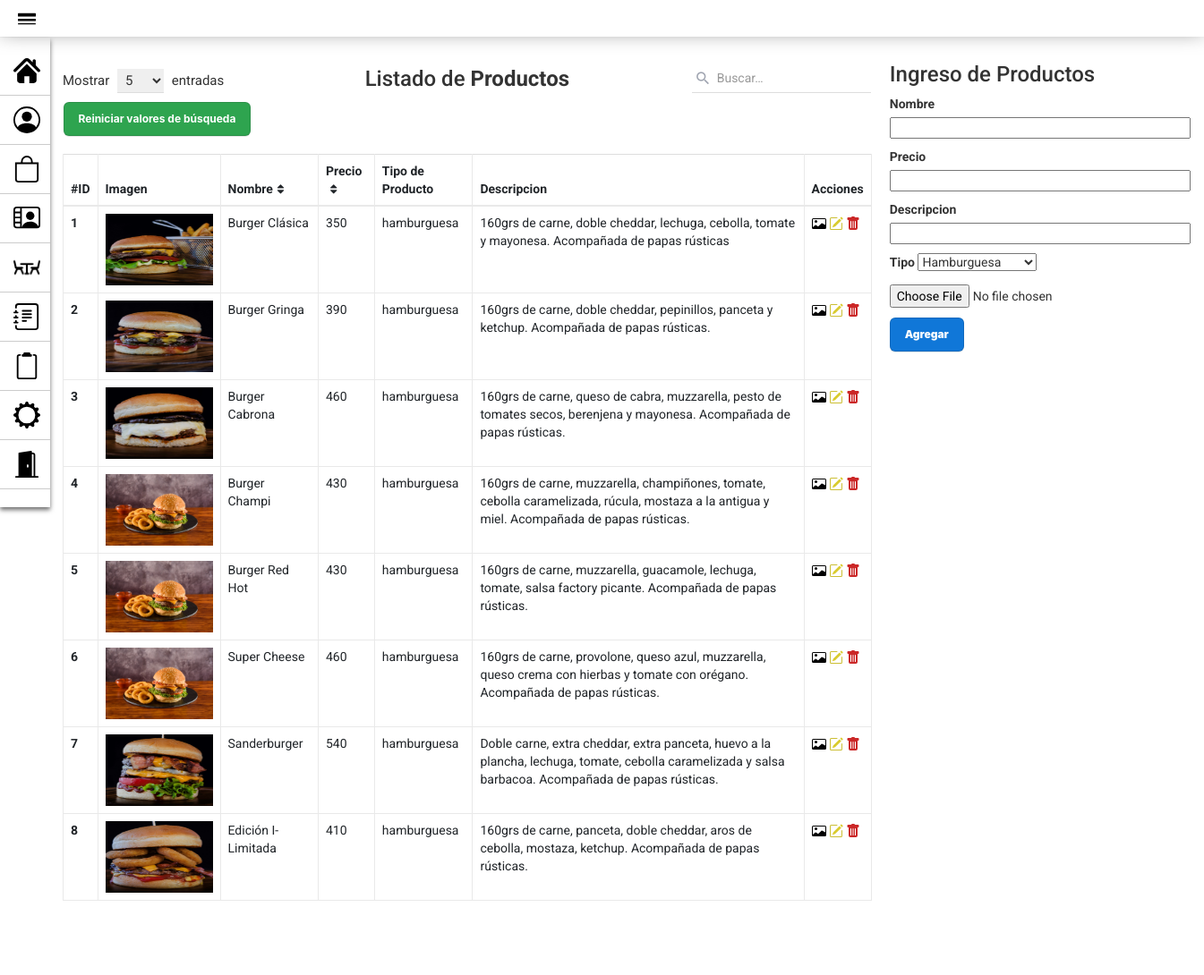
The app's page /PAGINA_GestionProductos.php with its own data.
### tables this page shows
CREATE TABLE `producto` (
  `id_producto` int(10) PRIMARY KEY NOT NULL AUTO_INCREMENT COMMENT 'ID del Producto',
  `nombre` varchar(30) NOT NULL COMMENT 'Nombre del Producto',
  `precio` int(20) NOT NULL COMMENT 'Precio del Producto',
  `tipo` varchar(15) NOT NULL COMMENT 'Tipo de producto (Hamburguesa, Bebida, Acompañamiento).',
  `descripcion` varchar(180) NULL COMMENT 'Descripcion del Producto'
);

### modelo/conexion.php (called while the page is built)
<?php
class Conectar{
    public static function conexion (){
        try{
            $host ="localhost";
            $user ="root";
            $pass="";
            $bd="proyecto_grupo2";
            $con = mysqli_connect($host,$user,$pass);
            mysqli_select_db($con,$bd);
            return $con;
        }catch(Exception $e){
    die('Error'.$e->getMessage());
    echo "La linea de error " . $e->getLine();
        }
    }
    }
?>

### modelo/Producto.php (called while the page is built, shortened)
<?php
class Producto
{
    private $con;
    private $producto;
    public function __construct()
    {
        require_once("conexion.php");
        $this->con = Conectar::conexion();
        $this->producto = array();
    }
    public function listar_productos()
    {
        $sql = "SELECT * FROM producto ORDER BY id_producto";
        $query = mysqli_query($this->con, $sql);
        while ($filas = mysqli_fetch_array($query)) {
            $this->producto[] = $filas;
        }
        return $this->producto;
    }
}
?>

### vista/Productos_VISTA.php (the view, shortened to what this page needs)
<!DOCTYPE html>
<html lang="en">
<head>
    <link rel="stylesheet" href="assets/styles2.css">
</head>
<body>
    <div class="container">
        <div class="table-responsive">
            <div class="table-wrapper">
                <div class="table-title">
                    <div class="row">
                        <div class="col-xs-4">
                            <div class="show-entries">
                                <span>Mostrar</span>
                                <select>
                                    <option>5</option>
                                </select>
                                <span>entradas</span>
                            </div>
                        </div>
                        <div class="col-xs-4">
                            <h2 class="text-center">Listado de <b>Productos</b></h2>
                        </div>
                        <?php require_once("vista/BUSCAR_Producto_VISTA.php"); ?>
                        <table class="table table-bordered">
                            <thead>
                                <tr>
                                    <th>#ID</th>
                                    <th>Imagen</th>
                                    <th>Nombre<i class="fa fa-sort"></i></th>
                                    <th>Precio<i class="fa fa-sort"></i></th>
                                    <th>Tipo de Producto</th>
                                    <th>Descripcion</th>
                                    <th>Acciones</th>
                                </tr>
                            </thead>
                            <tbody>
                                <?php foreach ($matrizProducto as $producto) : ?>
                                    <tr>
                                        <th scope="row"><?php echo $producto['id_producto'] ?></th>
                                        <?php $dir_imagen = "assets/Productos/id" . $producto['id_producto'] . ".png"; ?>
                                        <th><img src="<?php echo $dir_imagen; ?>" alt="Imagen" width="120" height="80"></th>
                                        <td><?php echo $producto['nombre'] ?></td>
                                        <td><?php echo $producto['precio'] ?></td>
                                        <td><?php echo $producto['tipo'] ?></td>
                                        <td><?php echo $producto['descripcion'] ?></td>
                                        <td>
                                            <a href="PAGINA_ModificarImagenProducto.php?id=<?php echo $producto['id_producto'] ?>" title="Editar Imagen" data-toggle="tooltip"><img src="assets/iconos/icono-imagen.svg"></a>
                                            <a href="PAGINA_ModificarProducto.php?id=<?php echo $producto['id_producto'] ?>" title="Editar Informacion"><img src="assets/iconos/icono-editar-2.svg"></a>
                                            <a href="controlador/eliminar_Producto_controlador.php?id=<?php echo $producto['id_producto'] ?>" title="Eliminar" onclick="javascript:return asegurar();"><img src="assets/iconos/icono-papelera.svg"></a>
                                        </td>
                                    </tr>
                                <?php endforeach; ?>
                            </tbody>
                        </table>
                        <div class="clearfix">
                            <div class="hint-text">Mostrando <b>5</b> de <b>25</b> entradas</div>
                            <ul class="pagination">
                                <li class="page-item disabled"><a href="#">Anterior</a></li>
                                <li class="page-item active"><a href="#" class="page-link">1</a></li>
                                <li class="page-item"><a href="#" class="page-link">2</a></li>
                                <li class="page-item"><a href="#" class="page-link">3</a></li>
                                <li class="page-item"><a href="#" class="page-link">4</a></li>
                                <li class="page-item"><a href="#" class="page-link">5</a></li>
                                <li class="page-item"><a href="#" class="page-link">Siguiente</a></li>
                            </ul>
                        </div>
                    </div>
                </div>
</body>
</html>

### assets/styles2.css (style rules this page uses)
body { font-family: 'Roboto', sans-serif; background-repeat: no-repeat; background-size: cover; }
.table-responsive { margin: 50px 0; margin-left: 20px; }
.table-wrapper { min-width: 35em; background: #fff; padding: 20px; box-shadow: 0 1px 1px rgba(0, 0, 0, .05); }
.table-title { font-size: 15px; padding-bottom: 10px; margin: 0 0 10px; min-height: 45px; }
.table-title h2 { margin: 5px 0 0; font-size: 24px; }
.table-title select { border-color: #ddd; border-width: 0 0 1px 0; padding: 3px 10px 3px 5px; margin: 0 5px; }
.table-title .show-entries { margin-top: 7px; }
table.table tr th, table.table tr td { border-color: #e9e9e9; }
table.table th i { font-size: 13px; margin: 0 5px; cursor: pointer; }
table.table td:last-child { width: fit-content; }
table.table td a { color: #a0a5b1; }
.pagination { float: right; margin: 0 0 5px; }
.pagination li a { border: none; font-size: 13px; min-width: 30px; min-height: 30px; padding: 0 10px; color: #999; margin: 0 2px; line-height: 30px; border-radius: 30px !important; text-align: center; }
.pagination li.active a { background: #03A9F4; }
.hint-text { float: left; margin-top: 10px; font-size: 13px; }

### assets/styles_navbar.css (style rules this page uses)
* { margin: 0px; padding: 0px; }

### records on screen
producto: id_producto "1", shows a picture, nombre "Burger Clásica", precio "350", tipo "hamburguesa", descripcion "160grs de carne, doble cheddar, lechuga, cebolla, tomate y mayonesa. Acompañada de papas rústicas"
producto: id_producto "2", shows a picture, nombre "Burger Gringa", precio "390", tipo "hamburguesa", descripcion "160grs de carne, doble cheddar, pepinillos, panceta y ketchup. Acompañada de papas rústicas."
producto: id_producto "3", shows a picture, nombre "Burger Cabrona", precio "460", tipo "hamburguesa", descripcion "160grs de carne, queso de cabra, muzzarella, pesto de tomates secos, berenjena y mayonesa. Acompañada de papas rústicas."
producto: id_producto "4", nombre "Burger Champi", precio "430", tipo "hamburguesa", descripcion "160grs de carne, muzzarella, champiñones, tomate, cebolla caramelizada, rúcula, mostaza a la antigua y miel. Acompañada de papas rústicas."
producto: id_producto "5", nombre "Burger Red Hot", precio "430", tipo "hamburguesa", descripcion "160grs de carne, muzzarella, guacamole, lechuga, tomate, salsa factory picante. Acompañada de papas rústicas."
producto: id_producto "6", nombre "Super Cheese", precio "460", tipo "hamburguesa", descripcion "160grs de carne, provolone, queso azul, muzzarella, queso crema con hierbas y tomate con orégano. Acompañada de papas rústicas."
producto: id_producto "7", shows a picture, nombre "Sanderburger", precio "540", tipo "hamburguesa", descripcion "Doble carne, extra cheddar, extra panceta, huevo a la plancha, lechuga, tomate, cebolla caramelizada y salsa barbacoa. Acompañada de papas rústicas."
producto: id_producto "8", shows a picture, nombre "Edición I-Limitada", precio "410", tipo "hamburguesa", descripcion "160grs de carne, panceta, doble cheddar, aros de cebolla, mostaza, ketchup. Acompañada de papas rústicas."
